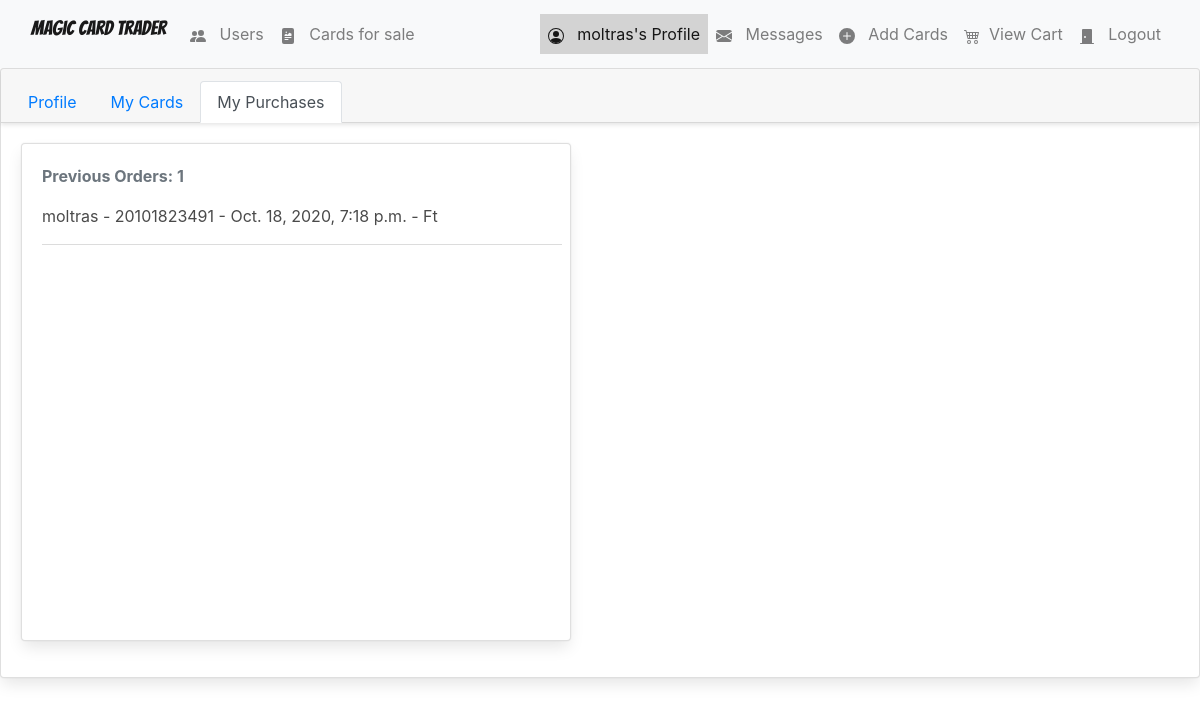
The app's page /profile_purchases/ (signed in) with its own data.
### Magic/models.py (models this page shows, shortened)
class Profile(models.Model):
    user = models.OneToOneField(User, on_delete=models.CASCADE, unique=True)
    user_photo = models.FileField(upload_to='profile_images', default='profile_images/default-profile-picture.jpg')
    date_registered = models.DateTimeField(auto_now_add=True, blank=True)
    address = models.ForeignKey('Address', on_delete=models.SET_NULL, blank=True, null=True)
    def __str__ (self):
        return self.user.username

### shopping_cart/models.py (models this page shows, shortened)
class Order(models.Model):
    ref_code = models.CharField(max_length=15)
    owner = models.ForeignKey(Profile, on_delete=models.SET_NULL, null=True)
    is_ordered = models.BooleanField(default=False)
    items = models.ManyToManyField(OrderItem)
    date_ordered = models.DateTimeField(auto_now=True)
    address = models.ForeignKey(Address, on_delete=models.SET_NULL, blank=True, null=True)
    payment = models.ForeignKey('Payment', on_delete=models.SET_NULL, blank=True, null=True)
    def __str__(self):
        return "{} - {}".format(self.owner, self.ref_code)

### users/views.py (the view)
# urls.py: re_path(r'^profile_purchases/$', UsersView.profile_purchases, name="profile_purchases"),
@login_required
def profile_purchases(request):
    user = request.user
    context = {
        'nbar': 'profile_purchases',
    }
    return render(request, 'users/profile_purchases.html', context)

### direct_messages/models.py (called while the page is built)
    def get_messages(user):
        users = []
        messages = Message.objects.filter(user=user).values('to_user').annotate(last=Max('date')).order_by('-last')
        for message in messages:
            users.append({
                'user': User.objects.get(pk=message['to_user']),
                'unread': Message.objects.filter(user=user, to_user__pk=message['to_user'], is_read=False).count()
            })
        return users

### direct_messages/templatetags/messages_template_tags.py (called while the page is built)
@register.filter
def unread_message_counter(user):
    if user.is_authenticated:
        total_unread = 0
        messages = Message.get_messages(user=user)
        for message in messages:
            total_unread = total_unread + message['unread']
        return total_unread

### shopping_cart/templatetags/shopping_cart_template_tags.py (called while the page is built)
@register.filter
def cart_item_counter(user):
    if user.is_authenticated:
        qs = Order.objects.filter(is_ordered=False, owner=user.profile)
        if qs.exists():
            return qs[0].items.count()
    return 0

### users/templates/users/profile_purchases.html (shortened to what this page needs)
{% extends 'magic/base.html' %}
{% load crispy_forms_tags %}
{% block body %}
<div class="card">
    <div class="card-header">
      <ul class="nav nav-tabs card-header-tabs">
        <li class="nav-item">
          <a href="{% url 'Magic:profile' %}" class="nav-link {% if nbar == 'profile' %} active {% endif %}">Profile</a>
        </li>
        <li class="nav-item">
          <a href="{% url 'Magic:profile_cards' %}" class="nav-link {% if nbar == 'profile_cards' %} active {% endif %}">My Cards</a>
        </li>
        <li class="nav-item">
          <a href="{% url 'Magic:profile_purchases' %}" class="nav-link {% if nbar == 'profile_purchases' %} active {% endif %}">My Purchases</a>
        </li>
      </ul>
    </div>
    <div class="card-body">
        <div class="card mb-3" style="max-width: 550px; max-height: 500px;">
            <div class="row no-gutters">
              <div class="col-md-8">
                <div class="card-body">
                    <p class="text-secondary basic-text">Previous Orders: {{ user.profile.order_set.count }} </p>
                    <ul style="overflow-y: scroll; height: 400px; width: 520px;">
                        {% for order in user.profile.order_set.all %}
                        <li class="">
                            {{ order }} - {{ order.date_ordered }} - {{ order.payment.amount }} Ft
                            <hr>
                        </li>
                        {% endfor %}
                    </ul>
                </div>
              </div>
            </div>
          </div>
    </div>
  </div>
{% endblock %}

### Magic/templates/magic/base.html (shortened to what this page needs)
{% load static %}
{% load crispy_forms_tags %}
{% load shopping_cart_template_tags %}
{% load messages_template_tags %}
<!DOCTYPE html>
<html lang="en">
    <head>
        <link rel="stylesheet" href="https://cdn.jsdelivr.net/npm/bulma@0.9.1/css/bulma.min.css">
        <link rel="stylesheet" href="https://stackpath.bootstrapcdn.com/bootstrap/4.5.2/css/bootstrap.min.css">
        <link rel="stylesheet" type="text/css" href="{% static 'magic/style.css' %}" />
    </head>
    <body data-spy="scroll" data-target="#list-example">
        <nav class="navbar navbar-inverse navbar navbar-expand-lg navbar-light bg-light">
            <div class="container-fluid">
                <div class="navbar-header ">
                    <a class="navbar-brand" href="{% url 'Magic:index' %}">Magic Card Trader</a>
                </div>
                <div class="collapsable navbar-collapse" id="navbarSupportedContent">
                    <ul class="nav navbar-nav mr-auto">
                        <li class="{% if nbar == 'users' %} {% elif nbar == 'user' %} active {% endif %} nav-item">
                            <a href="{% url 'Magic:users' %}" class="nav-link">
                                <span class="glyphicon glyphicon-user" aria-hidden="true">
                                </span>&nbsp;
                                Users
                            </a>
                        </li>
                        <li class="{% if nbar == 'cards' %} {% elif nbar == 'card' %} active {% endif %} nav-item">
                            <a href="{% url 'Magic:cards' %}" class="nav-link">
                                <span class="glyphicon glyphicon-king" aria-hidden="true">
                                </span>&nbsp;
                                Cards for sale
                            </a>
                        </li>
                    </ul>
                    {% if nbar == 'cards' %}
                            {% load crispy_forms_tags %}
                    {% endif %}
                    {% if nbar == 'users' %}
                        {% load crispy_forms_tags %}
                    {% endif %}
                    <ul class="nav navbar-nav navbar-right">
                        {% if request.user.is_authenticated %}
                            <li class="{% if nbar == 'profile' %} active  {% elif nbar == 'profile_cards' %} active {% elif nbar == 'profile_purchases' %} active {% endif %} nav-item">
                                <a href="{% url 'profile' %}" class="nav-link">
                                    <span class="glyphicon glyphicon-user" aria-hidden="true">
                                    </span>&nbsp; {{ request.user }}'s Profile
                                </a>
                            </li>
                            <li class="{% if nbar == 'messages' %} active {% endif %} nav-item">
                                <a href="{% url 'Magic:inbox' %}" class="nav-link">
                                    <span class="glyphicon glyphicon-plus" aria-hidden="true">
                                    </span>&nbsp;
                                    Messages
                                </a>
                            </li>
                            <li class="{% if nbar == 'add_cards' %} active {% endif %} nav-item">
                                <a href="{% url 'Magic:card_add' %}" class="nav-link">
                                    <span class="glyphicon glyphicon-plus" aria-hidden="true">
                                        <svg width="1em" height="1em" viewBox="0 0 16 16" class="bi bi-plus-circle-fill" fill="currentColor" xmlns="http://www.w3.org/2000/svg">
                                            <path fill-rule="evenodd" d="M16 8A8 8 0 1 1 0 8a8 8 0 0 1 16 0zM8.5 4.5a.5.5 0 0 0-1 0v3h-3a.5.5 0 0 0 0 1h3v3a.5.5 0 0 0 1 0v-3h3a.5.5 0 0 0 0-1h-3v-3z"/>
                                        </svg>
                                    </span>&nbsp; Add Cards
                                </a>
                            </li>
                            <li class="{% if nbar == 'order-summary' %} active {% endif %} nav-item">
                                <a href="{% url 'Magic:order_summary' %}" class="nav-link">
                                    <span aria-hidden="true">
                                    </span>&nbsp;View Cart
                                </a>
                            </li>
                            <li class="">
                                <a href="{% url 'logout' %}" class="nav-link">
                                    <span class="glyphicon glyphicon-off" aria-hidden="true">
                                        <svg width="1em" height="1em" viewBox="0 0 16 16" class="bi bi-door-closed-fill" fill="currentColor" xmlns="http://www.w3.org/2000/svg">
                                            <path fill-rule="evenodd" d="M4 1a1 1 0 0 0-1 1v13H1.5a.5.5 0 0 0 0 1h13a.5.5 0 0 0 0-1H13V2a1 1 0 0 0-1-1H4zm2 9a1 1 0 1 0 0-2 1 1 0 0 0 0 2z"/>
                                        </svg>
                                    </span>&nbsp; Logout
                                </a>
                            </li>
                        {% endif %}
                    </ul>
                </div>
            </div>
        </nav>
        {% block body %}
        {% endblock %}
    </body>
</html>

### Magic/static/magic/style.css (style rules this page uses)
body { background-color: white; }
html { background-color: white; }
.navbar { border-radius: 0; }
.navbar-brand { font-family: 'Bangers', cursive; }
.navbar { background-color: steelblue; }
.active { color: aqua; background-color: lightgrey; }
.basic-text { color: lightblue; font-weight: bold; }
.card { align-self: center; }

### records on screen
Order: owner+ref_code "moltras - 20101823491", date_ordered "Oct. 18, 2020, 7:18 p.m."

### other values on screen
{{ request.user }} "moltras"
{{ user.profile.order_set.count }} "1"
